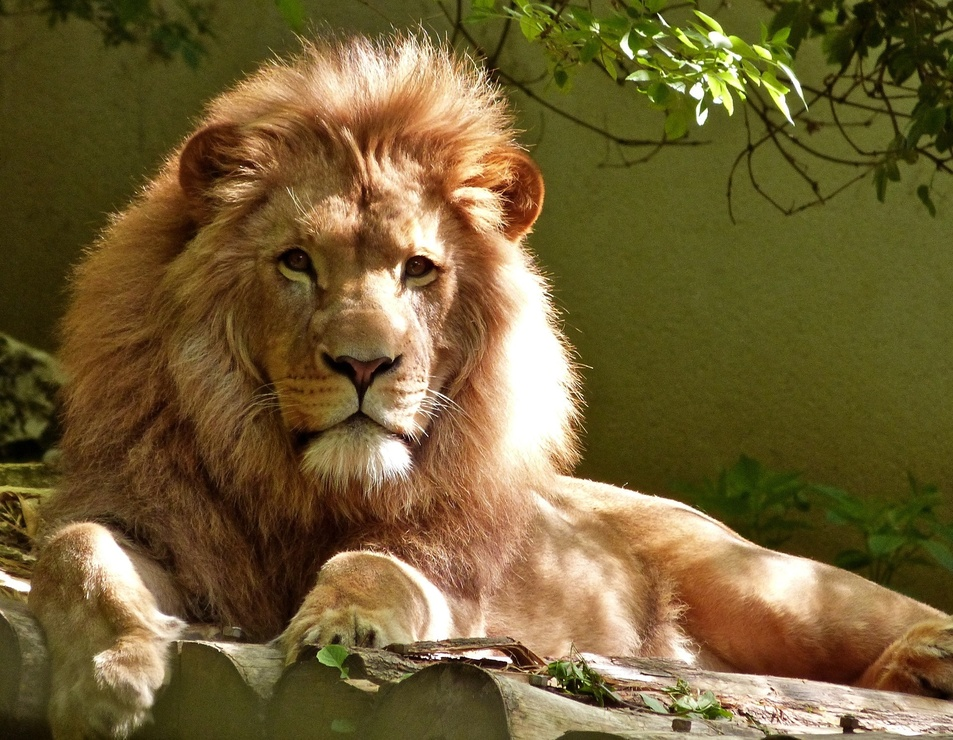
#> input picture etap2/images/lion.jpg, 953 x 740 px, shrunk from 1920 x 1491 before the run; its folder holds only this picture in this run
$ jupyter execute --allow-errors etap2.ipynb
#> lines starting #> are read from the running program, lines starting #| are printed output that depends on the picture
[cell 1]
import cv2
from matplotlib import pyplot as plt
import numpy as np

Ćwiczenie 5.

1. wyświetlanie obrazu wczytanego z pliku o podanej nazwie,

[cell 2]
def load_image(nazwa, type=None):
#> called with nazwa = 'lion'
    return cv2.imread('images/{}.jpg'.format(nazwa)) if type is None else cv2.imread('images/{}.jpg'.format(nazwa),0)
#> returned value is the input picture: shape (740, 953, 3); mean B, G, R 52.5, 95.8, 114.3

def display_image(image, subimage_defined_bounderies=[0,10000,0,10000,]):
    obraz_c = cv2.cvtColor(image, cv2.COLOR_BGR2RGB)
    plt.imshow(obraz_c[subimage_defined_bounderies[0]:subimage_defined_bounderies[1],subimage_defined_bounderies[2]:subimage_defined_bounderies[3]])

2. sporządzenie wykresów zmian poziomu szarości wzdłuż wybranej linii poziomej
lub pionowej o zadanej współrzędnej,

[cell 3]
lion = load_image('lion')
lion_mono = load_image('lion', 0)
#> call 2 of load_image, with nazwa = 'lion', type = 0
#> in load_image (call 2), `return cv2.imread('images/{}.jpg'.format(nazwa)) if type is None else ..`:
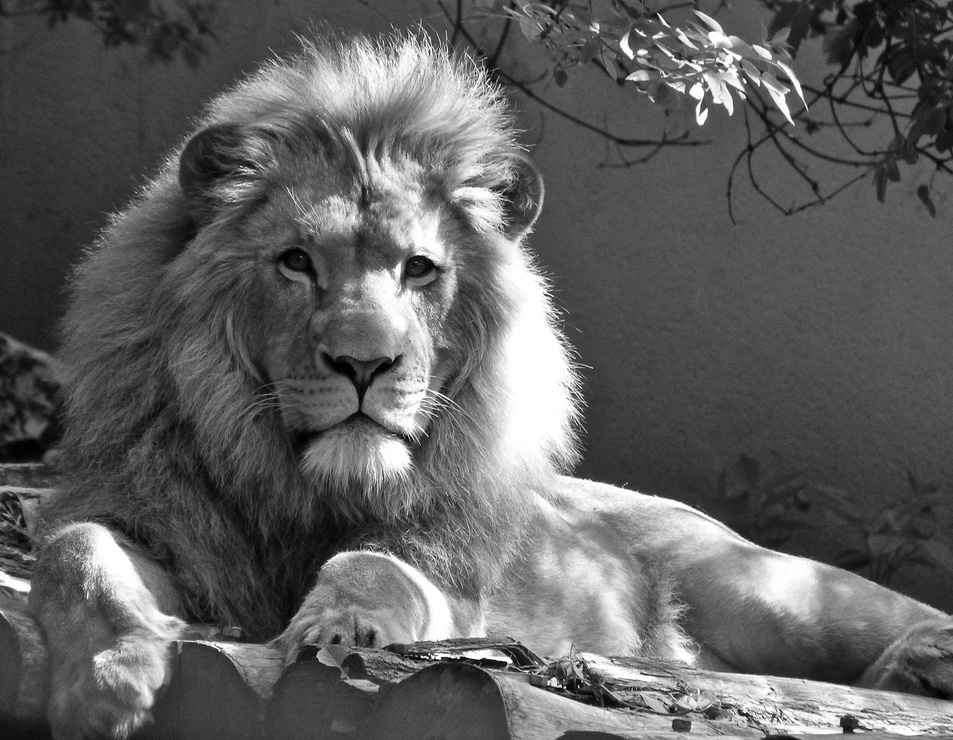
#> returned value: shape (740, 953); min 0, max 255, mean 96.4
rabbits = load_image('rabbits')
rabbits_mono = load_image('rabbits',0)
squirrel = load_image('squirrel')
squirrel_mono = load_image('squirrel',0)

3. wybór podobrazu (prostokątnego obszaru) o podanych współrzędnych oraz jego
zapis do pliku o zadanej nazwie.

[cell 4]
def save_image(image, filename, subimage_defined_bounderies=[0,10000,0,10000]):
    cv2.imwrite('images/{}.jpg'.format(filename),image[subimage_defined_bounderies[0]:subimage_defined_bounderies[1],subimage_defined_bounderies[2]:subimage_defined_bounderies[3]])

Ćwiczenie 6.

a) Mnożenie obrazu przez stałą T (r) = c · r, gdzie c jest stałą

[cell 5]
def image_multiplying(image, constant):
    if image is not None:
        image_const = (image.copy()).astype(np.uint16)
        image_const = np.clip(image_const * constant, 0, 255)
        return image_const.astype('uint8')
    return image

[cell 6]
plt.figure(figsize=(12,8))
plt.suptitle('Results differing depends on the constant', fontsize=15)

plt.subplot(2,2,1)
rabbits_consts = image_multiplying(rabbits_mono,1)
#> (the rest of this cell did not finish here and is left out)

b) Zmianę dynamiki skali szarości (kontrastu). Możesz zastosować transformację
o postaci
T (r) = 1
1 + (m/r)e
gdzie m i e są ustalonymi parametrami przekształcenia (np. m = 0,45, e = 8).
Wykreśl T (r), by lepiej uwidocznić wpływ T na kontrast obrazu wyjściowego.
Przeprowadź eksperymenty z różnymi wartościami parametrów m i e.

[cell 7]
def change_of_dynamic(image, m, e):
    if image is not None:
        return (255/(1+np.power(m/(image.copy()/255.0),e))).astype('uint8')

[cell 8]
wejscie=np.arange(0,256)
wyjscie_01_2 = change_of_dynamic(wejscie,0.08,0.5)
wyjscie_045_2 = change_of_dynamic(wejscie,0.62,0.5)
wyjscie_09_2 = change_of_dynamic(wejscie,0.9,0.5)
wyjscie_01_8 = change_of_dynamic(wejscie,0.08,12)
wyjscie_045_8 = change_of_dynamic(wejscie,0.62,12)
wyjscie_09_8 = change_of_dynamic(wejscie,0.9,12)
wyjscie_01_32 = change_of_dynamic(wejscie,0.08,44)
wyjscie_045_32 = change_of_dynamic(wejscie,0.62,44)
wyjscie_09_32 = change_of_dynamic(wejscie,0.9,44)

plt.figure(figsize=(15,8))
plt.title("Graynes dynamic in relation to m and e parameters")
plt.xlabel("Wejściowy poziom szarości")
plt.ylabel("Wyjściowy poziom szarości")

plt.plot(wejscie, wyjscie_01_2, label='$m=0.1$,$e=0.5$')
plt.plot(wejscie, wyjscie_045_2, label='$m=0.45$,$e=0.5$')
plt.plot(wejscie, wyjscie_09_2, label='$m=0.9$,$e=0.5$')
plt.plot(wejscie, wyjscie_01_8, label='$m=0.1$,$e=8$')
plt.plot(wejscie, wyjscie_045_8, label='$m=0.45$,$e=8$')
plt.plot(wejscie, wyjscie_09_8, label='$m=0.9$,$e=8$')
plt.plot(wejscie, wyjscie_01_32, label='$m=0.1$,$e=32$')
plt.plot(wejscie, wyjscie_045_32, label='$m=0.45$,$e=32$')
plt.plot(wejscie, wyjscie_09_32, label='$m=0.9$,$e=32$')

plt.legend( bbox_to_anchor=(0.5, 0., 0.5, 0.5));
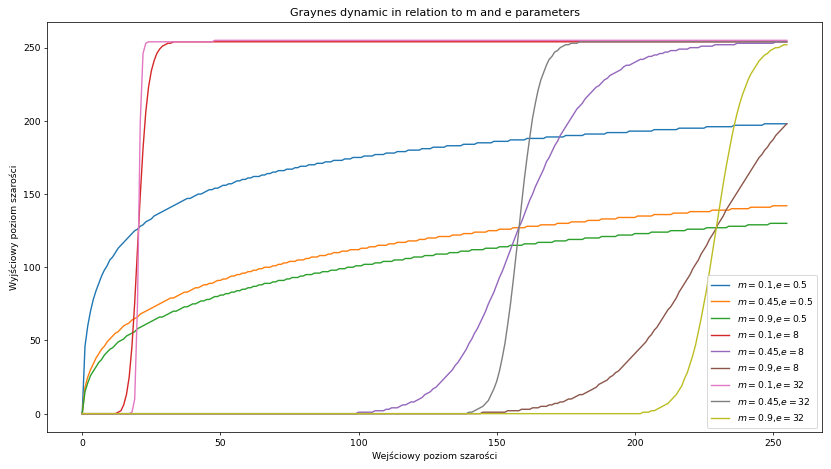
#> figure drawn by matplotlib, 1 panel; curve peaks at x = 247, y = 198; curve peaks at x = 250, y = 142; curve peaks at x = 249, y = 130

c) Korekcję gamma, zdefiniowaną jako s = c · rγ, gdzie c > 0 i γ > 0 są stałymi
we wzorze przekształcenia.

Ćwiczenie 7. Wypróbuj działanie wyrównywania histogramu na przykładowych
obrazach. By zaobserwować skuteczność procedury, poddaj wyrównywaniu obrazy
zbyt ciemne i zbyt jasne. Narysować histogramy obrazów przed i po wyrównaniu.

[cell 9]
plt.figure(figsize=(12,8))
plt.suptitle('Histogram equalization', fontsize=15)

plt.subplot(2,2,1)
#> (the rest of this cell did not finish here and is left out)

[cell 10]
plt.figure(figsize=(12,8))
plt.suptitle('Equalizing bright image', fontsize=15)

plt.subplot(2,2,1)
display_image(lion_mono)
plt.title('Lion')

plt.subplot(2,2,2)
lion_mono_e = cv2.equalizeHist(lion_mono)
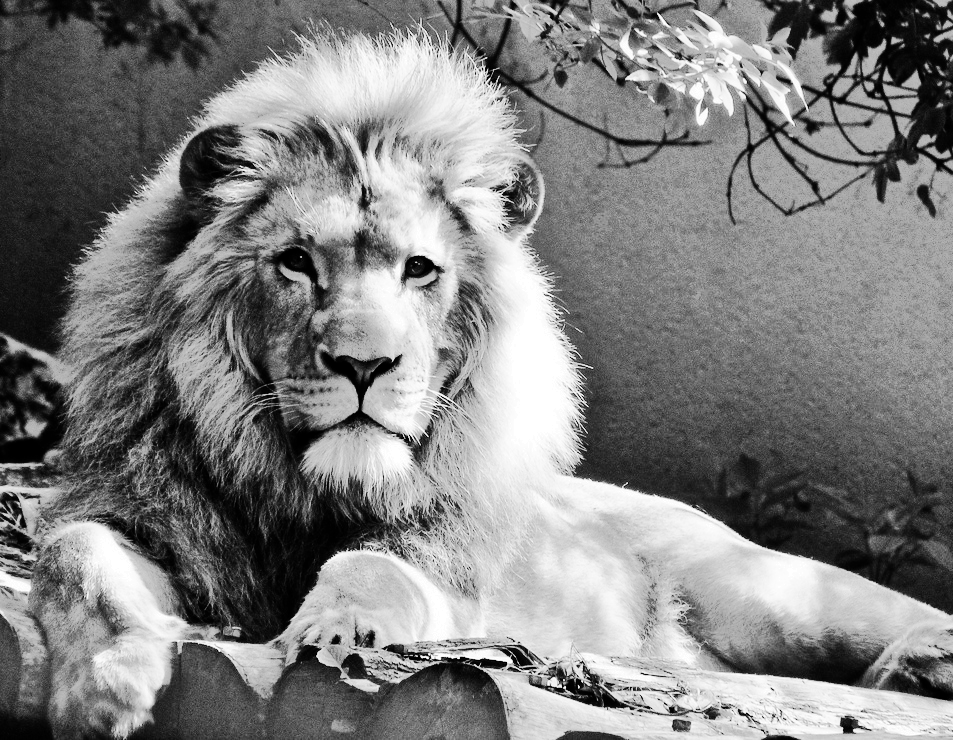
#> lion_mono_e: shape (740, 953); min 0, max 255, mean 128.5
display_image(lion_mono_e)
plt.title('Equalized fox image')

plt.subplot(2,2,3)
plt.hist(lion_mono.ravel(),256,[0,256]);
plt.title('Lion mono histogram');

plt.subplot(2,2,4)
plt.hist(lion_mono_e.ravel(),256,[0,256]);
plt.title('Lion histogram after equalization');
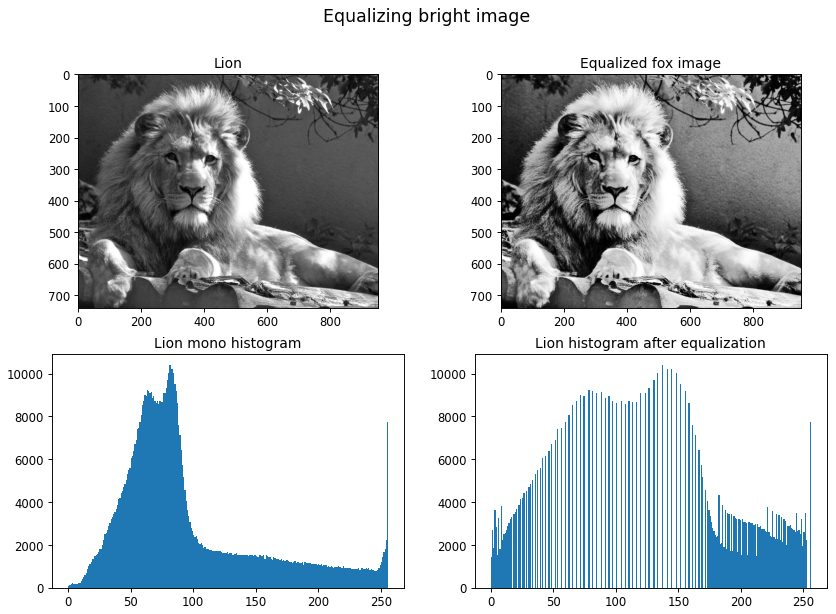
#> figure drawn by matplotlib, 4 panels; panel 3: tallest bar 10383 high, from x = 81 to 82; panel 4: tallest bar 10383 high, from x = 137 to 138

$ run again, on etap2/images/xray_lungs.jpg
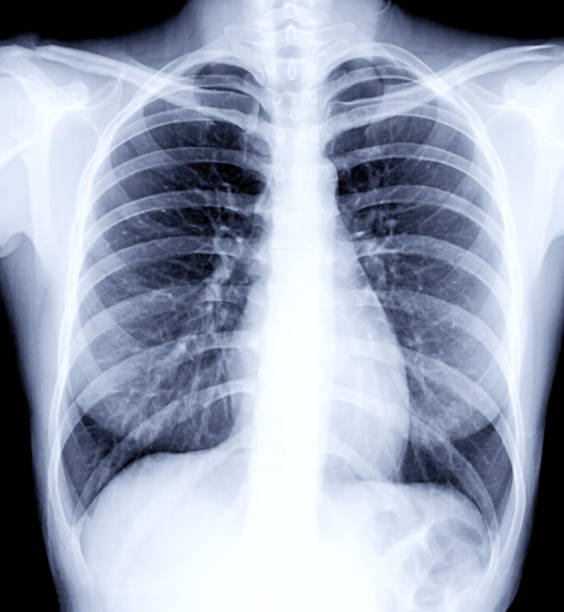
#> input picture etap2/images/xray_lungs.jpg, 564 x 612 px
#> in load_image (call 7), `return cv2.imread('images/{}.jpg'.format(nazwa)) if type is None else ..`:
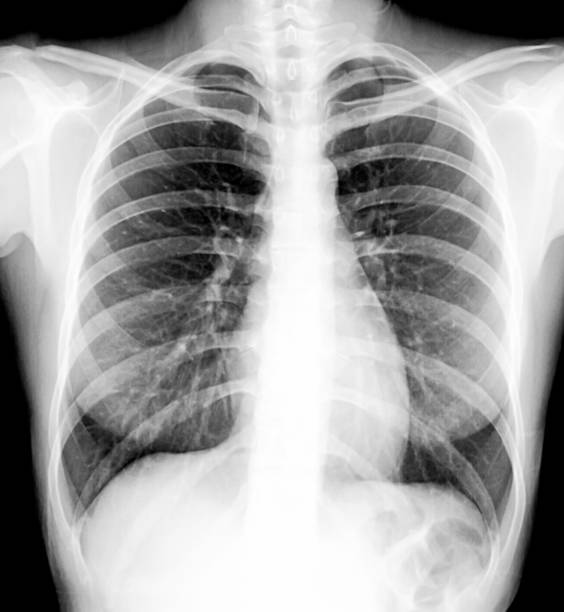
#> returned value: shape (612, 564); min 0, max 255, mean 163.3
#> in nonlinar_filter (call 4), `image = cv2.medianBlur(image, mask_size)`:
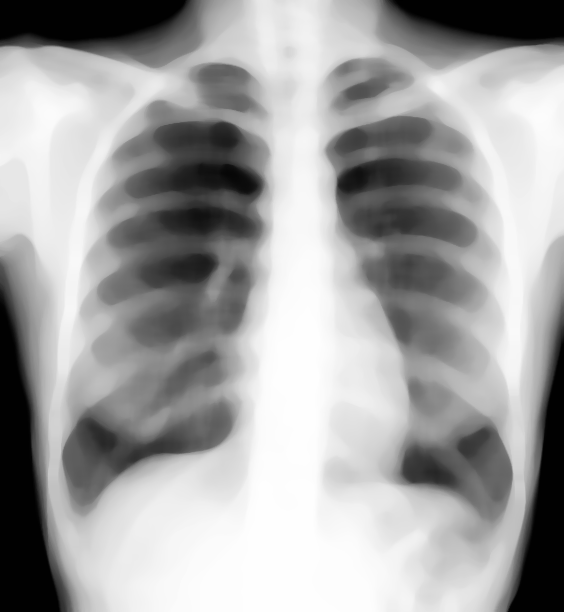
#> image: shape (612, 564); min 0, max 254, mean 163.7

$ run again, on etap2/images/squirrel.jpg
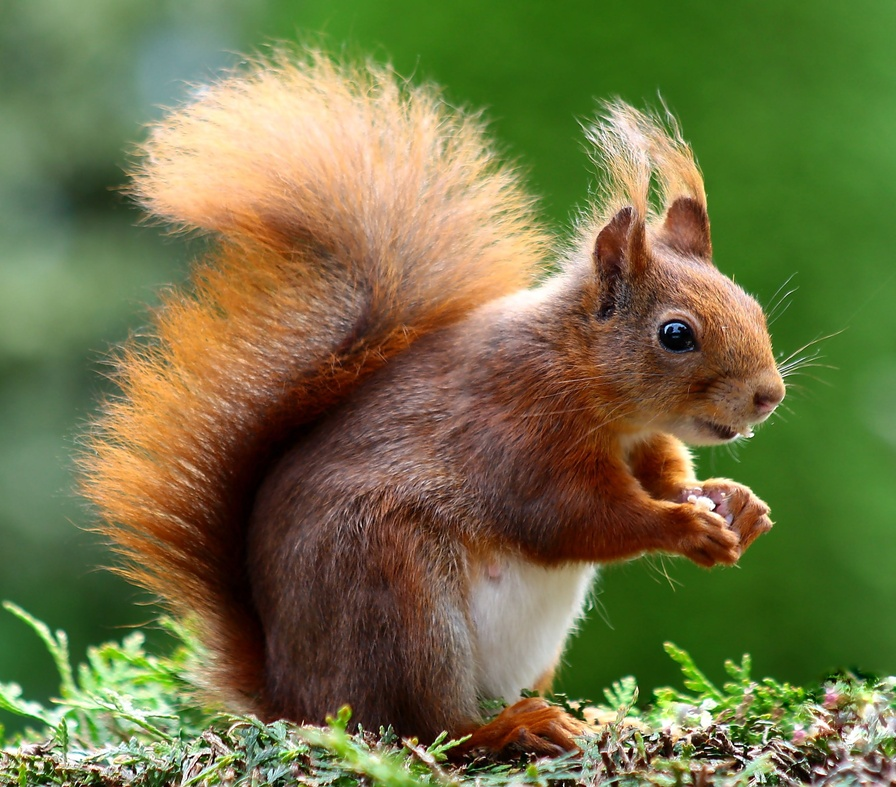
#> input picture etap2/images/squirrel.jpg, 896 x 787 px, shrunk from 2939 x 2583 before the run
#> in load_image, returned value is the input picture: shape (787, 896, 3); mean B, G, R 69.3, 115, 113.9
#> `squirrel_equalized = cv2.equalizeHist(squirrel_mono)`:
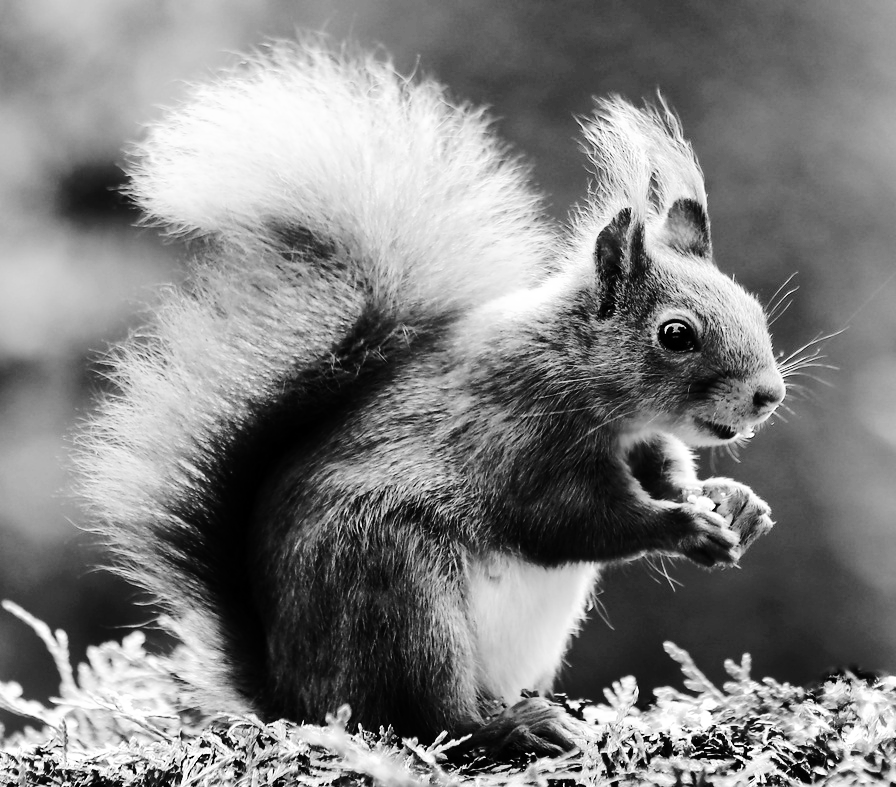
#> squirrel_equalized: shape (787, 896); min 0, max 255, mean 128.2
#> `[cell 9] plt.figure(figsize=(12,8)) plt.suptitle('Histogram equalizati..`:
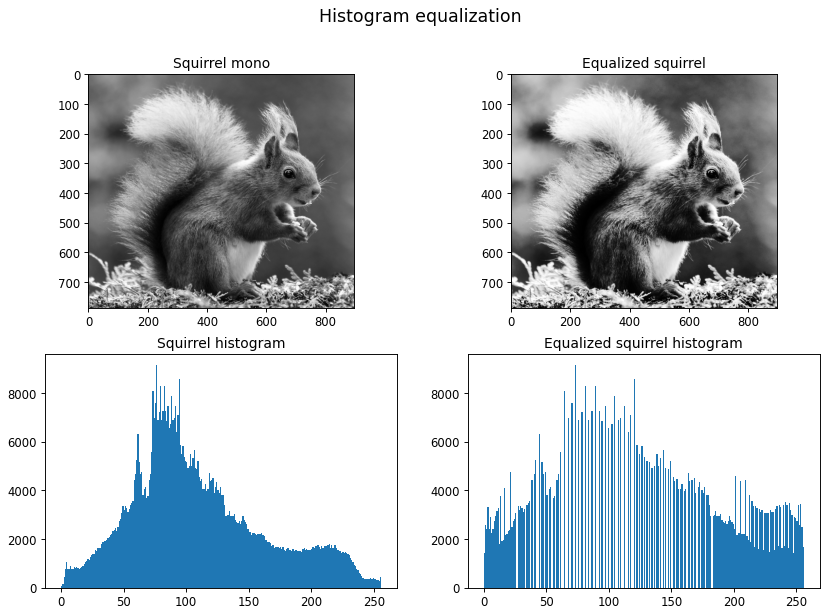
#> figure drawn by matplotlib, 4 panels; panel 3: tallest bar 9133 high, from x = 76 to 77; panel 4: tallest bar 9133 high, from x = 73 to 74
